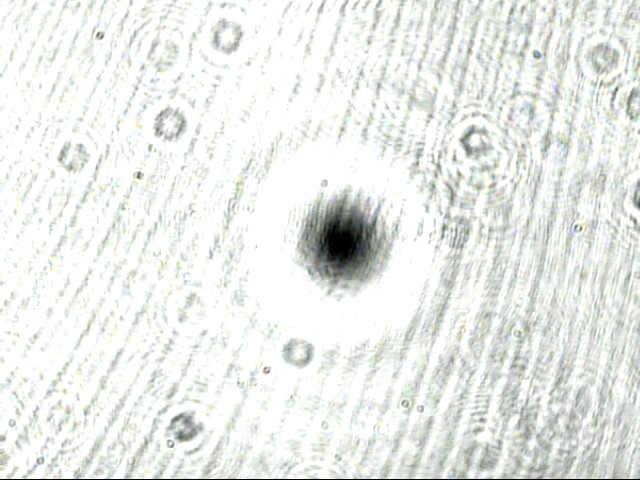
#> input picture LaboratorioStokes/Images/0_Completa.jpg, 640 x 480 px, given in place of 1_1.jpg, which was not available
$ python CutImage.py
#> lines starting #> are read from the running program, lines starting #| are printed output that depends on the picture; pictures that were not available may be replaced by others from this repository, and a replacement may not be noted
import cv2
import numpy as np

Images = [0,0,0,0,0,0]
Centeres = [0,0,0,0,0,0]
Mark = [0,0,0,0,0,0]

#Images centers in order
centers = [[379,220],[376,270],[384,241],[356,203],[371,213],[374,215]]
#Size of cutted image
size = [200,150]

for j in range(1,2):
    for i in range(1,7):
        print("Imagen"+str(j)+"_"+str(i))
        img = cv2.imread("Images/"+str(j)+"_"+str(i)+".jpg")
#> img is the input picture: shape (480, 640, 3); mean B, G, R 232.8, 235.9, 233.4

        rows,cols,_=img.shape
#> rows = 480; cols = 640
        print("Rows",rows)
#| Rows 480
        print("Cols",cols)
#| Cols 640

        center = centers[i-1]
        cutted = img[center[1]-size[1]:center[1]+size[1],center[0]-size[0]:center[0]+size[0]]
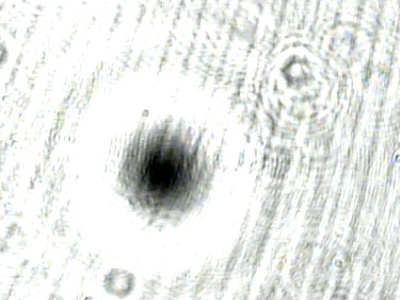
#> cutted: shape (300, 400, 3); mean B, G, R 230.4, 233.2, 230.9

        markhv = cutted.copy()
        markhv = cv2.line(markhv, (size[0],0), (size[0],size[1]*2), (0,0,255), 1)
        markhv = cv2.line(markhv, (0,size[1]), (size[0]*2,size[1]), (0,0,255), 1)
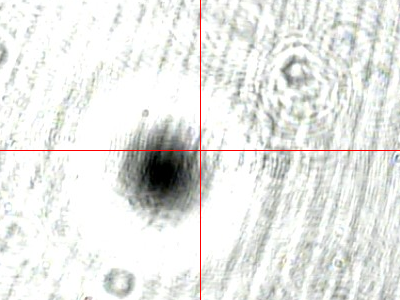
#> markhv: shape (300, 400, 3); mean B, G, R 229.1, 231.9, 231.1

        rows,cols,_=markhv.shape
#> rows = 300; cols = 400
        print("Rows",rows)
#| Rows 300
        print("Cols",cols)
#| Cols 400
#> (the run stopped early here; a loop or call above may not have finished)

$ run again, on LaboratorioStokes/Images/10_4.jpg
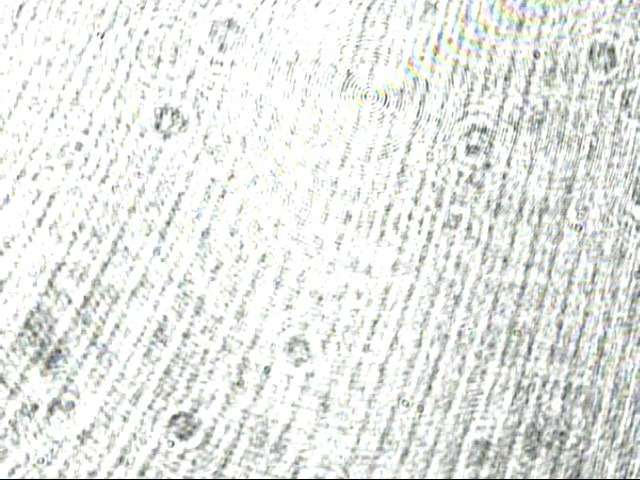
#> input picture LaboratorioStokes/Images/10_4.jpg, 640 x 480 px, given in place of 1_1.jpg, which was not available
#> img is the input picture: shape (480, 640, 3); mean B, G, R 228.9, 232.4, 229.9
#| Rows 480
#| Cols 640
#> `cutted = img[center[1]-size[1]:center[1]+size[1],center[0]-size[0]:cen..`:
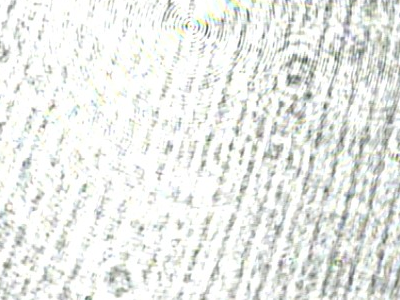
#> cutted: shape (300, 400, 3); mean B, G, R 232, 235.4, 233
#> `markhv = cv2.line(markhv, (0,size[1]), (size[0]*2,size[1]), (0,0,255),..`:
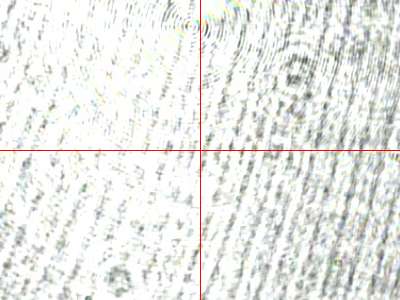
#> markhv: shape (300, 400, 3); mean B, G, R 230.6, 234, 233.1
#| Rows 300
#| Cols 400

$ run again, on LaboratorioStokes/Images/10_5.jpg
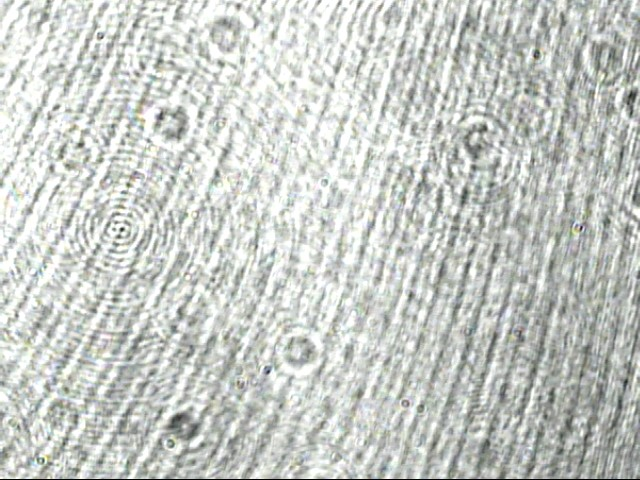
#> input picture LaboratorioStokes/Images/10_5.jpg, 640 x 480 px, given in place of 1_1.jpg, which was not available
#> img is the input picture: shape (480, 640, 3); mean B, G, R 198.5, 203, 199.3
#| Rows 480
#| Cols 640
#> `cutted = img[center[1]-size[1]:center[1]+size[1],center[0]-size[0]:cen..`:
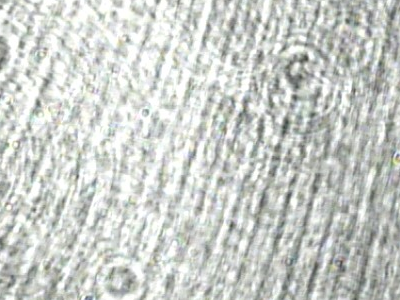
#> cutted: shape (300, 400, 3); mean B, G, R 201.4, 205.9, 202.2
#> `markhv = cv2.line(markhv, (0,size[1]), (size[0]*2,size[1]), (0,0,255),..`:
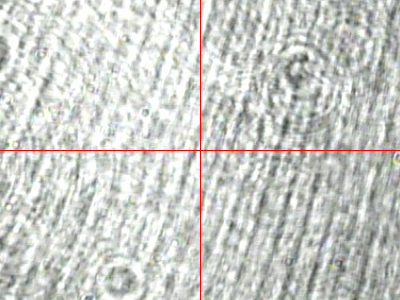
#> markhv: shape (300, 400, 3); mean B, G, R 200.2, 204.7, 202.5
#| Rows 300
#| Cols 400
